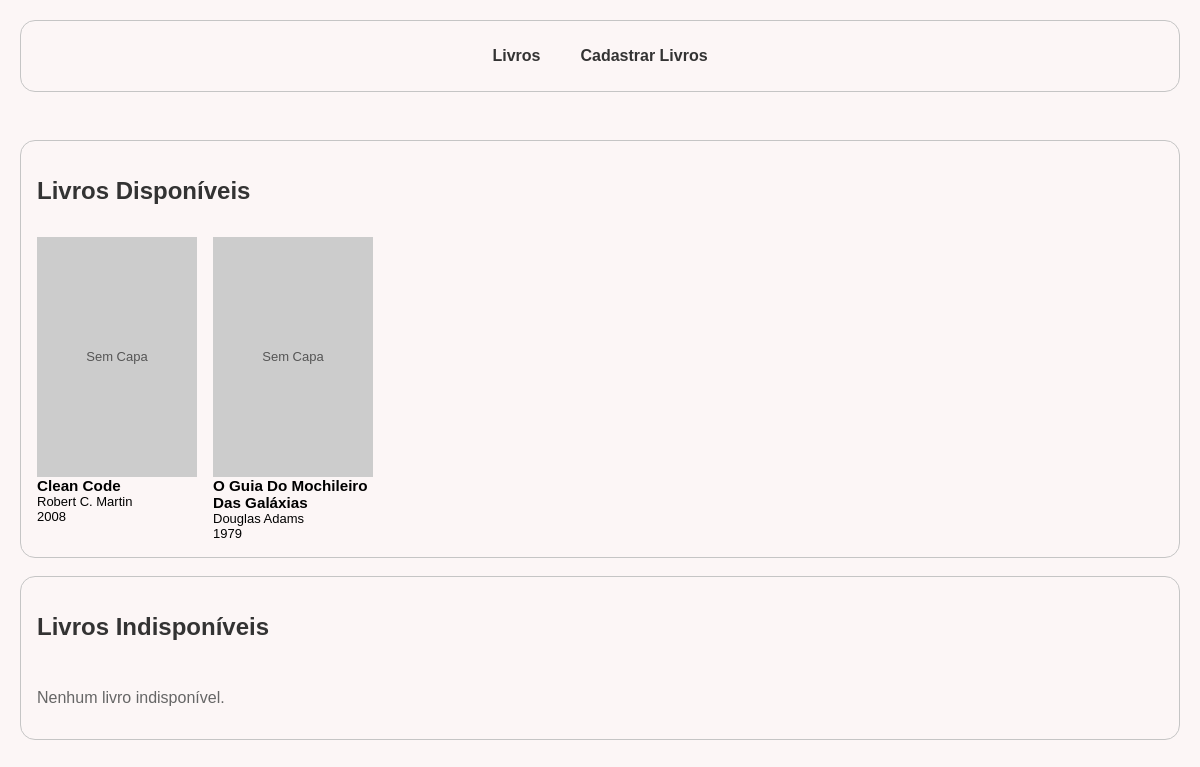
/, run on an earlier commit of the app's database.
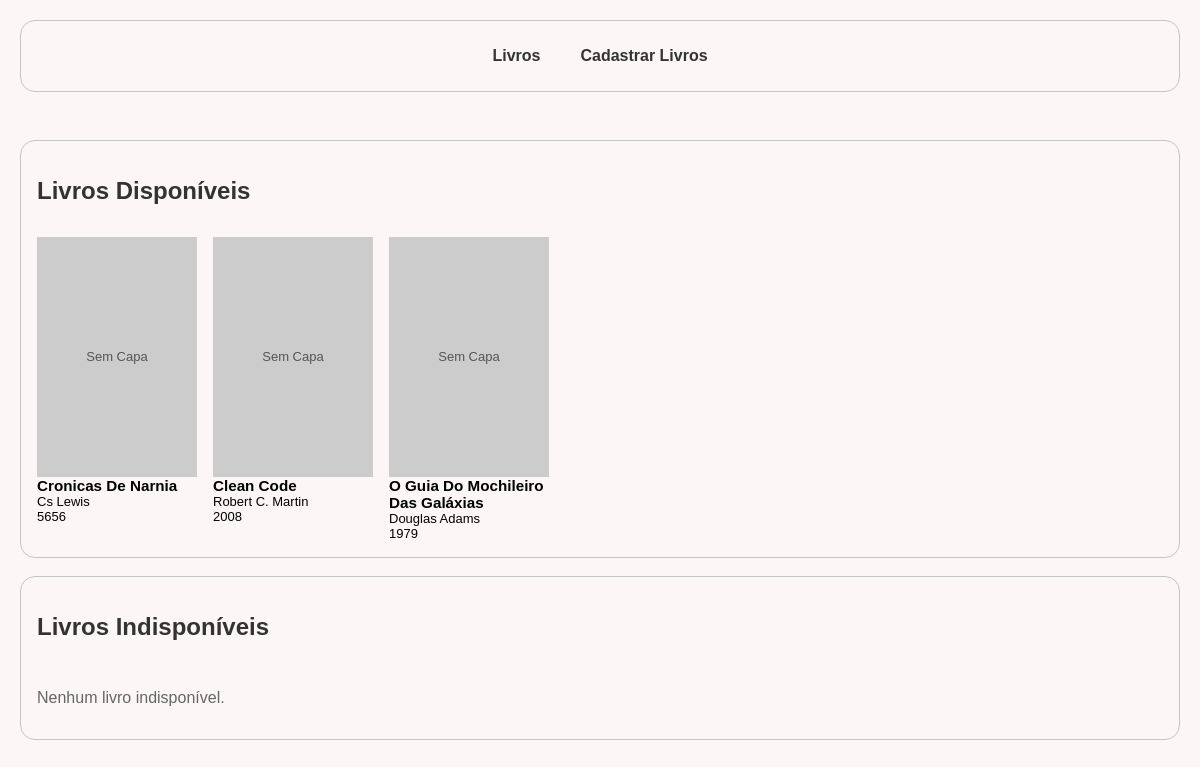
And on a later commit of the database.
### tables this page shows
CREATE TABLE livros (
    id INTEGER PRIMARY KEY AUTOINCREMENT,  -- Chave primária, autoincremento 
    titulo TEXT NOT NULL,                  -- Texto (não pode ser nulo)
    autor TEXT NOT NULL,                   -- Texto (não pode ser nulo) 
    ano_publicacao INTEGER,                -- Inteiro 
    disponivel BOOLEAN                     -- Booleano (em SQLite, tipicamente 0 ou 1) 
);

### app_flask.py (the view)
@app.route('/', methods=['GET'])
def list_books():
    conn = get_db_connection()
    livros = conn.execute('SELECT * FROM livros ORDER BY id DESC').fetchall()
    conn.close()
    return render_template('index.html', livros=livros)

### app_flask.py (called while the page is built)
def get_db_connection():
    conn = sqlite3.connect(DATABASE_NAME)
    conn.row_factory = sqlite3.Row
    return conn

### templates/index.html (shortened to what this page needs)
<!DOCTYPE html>
<html lang="pt-BR">
<head>
    <link rel="stylesheet" href="{{ url_for('static', filename='style.css') }}">
</head>
<body>
    <div class="navbar">
        <a href="{{ url_for('list_books') }}" class="nav-link">Livros</a>
        <a href="{{ url_for('add_book') }}" class="nav-link">Cadastrar Livros</a>
    </div>
    <div class="booksContainer">
        <h2 class="booksContainerTitle">Livros Disponíveis</h2>
        {% for livro in livros if livro.disponivel %}
        <div class="book" onclick="openModal({{ livro.id }})" style="cursor: pointer;">
            <div class="bookCover">
                {% if livro.capa %}
                <img src="{{ url_for('static', filename='assets/' + livro.capa) }}" alt="Capa de {{ livro.titulo }}">
                {% else %}
                <div
                    style="width:100%; height:100%; background:#ccc; display:flex; align-items:center; justify-content:center; color:#555;">
                    Sem Capa</div>
                {% endif %}
            </div>
            <h3>{{ livro.titulo }}</h3>
            <p>{{ livro.autor }}</p>
            <p>{{ livro.ano_publicacao }}</p>
        </div>
        {% else %}
        <p style="width: 100%; color: #666;">Nenhum livro disponível no momento.</p>
        {% endfor %}
    </div>
    <br>
    <div class="booksContainer">
        <h2 class="booksContainerTitle">Livros Indisponíveis</h2>
        {% for livro in livros if not livro.disponivel %}
        <div class="book" onclick="openModal({{ livro.id }})"
            style="filter: grayscale(100%) brightness(0.9) contrast(70%); cursor: pointer;">
            <div class="bookCover">
                {% if livro.capa %}
                <img src="{{ url_for('static', filename='assets/' + livro.capa) }}" alt="Capa de {{ livro.titulo }}">
                {% else %}
                <div
                    style="width:100%; height:100%; background:#ccc; display:flex; align-items:center; justify-content:center; color:#555;">
                    Sem Capa</div>
                {% endif %}
            </div>
            <h3>{{ livro.titulo }}</h3>
            <p>{{ livro.autor }}</p>
            <p>{{ livro.ano_publicacao }}</p>
        </div>
        {% else %}
        <p style="width: 100%; color: #666;">Nenhum livro indisponível.</p>
        {% endfor %}
    </div>
</body>
</html>

What changed in the data, as far as the page shows it:
added livros: titulo "Cronicas De Narnia", autor "Cs Lewis", ano_publicacao "5656"
